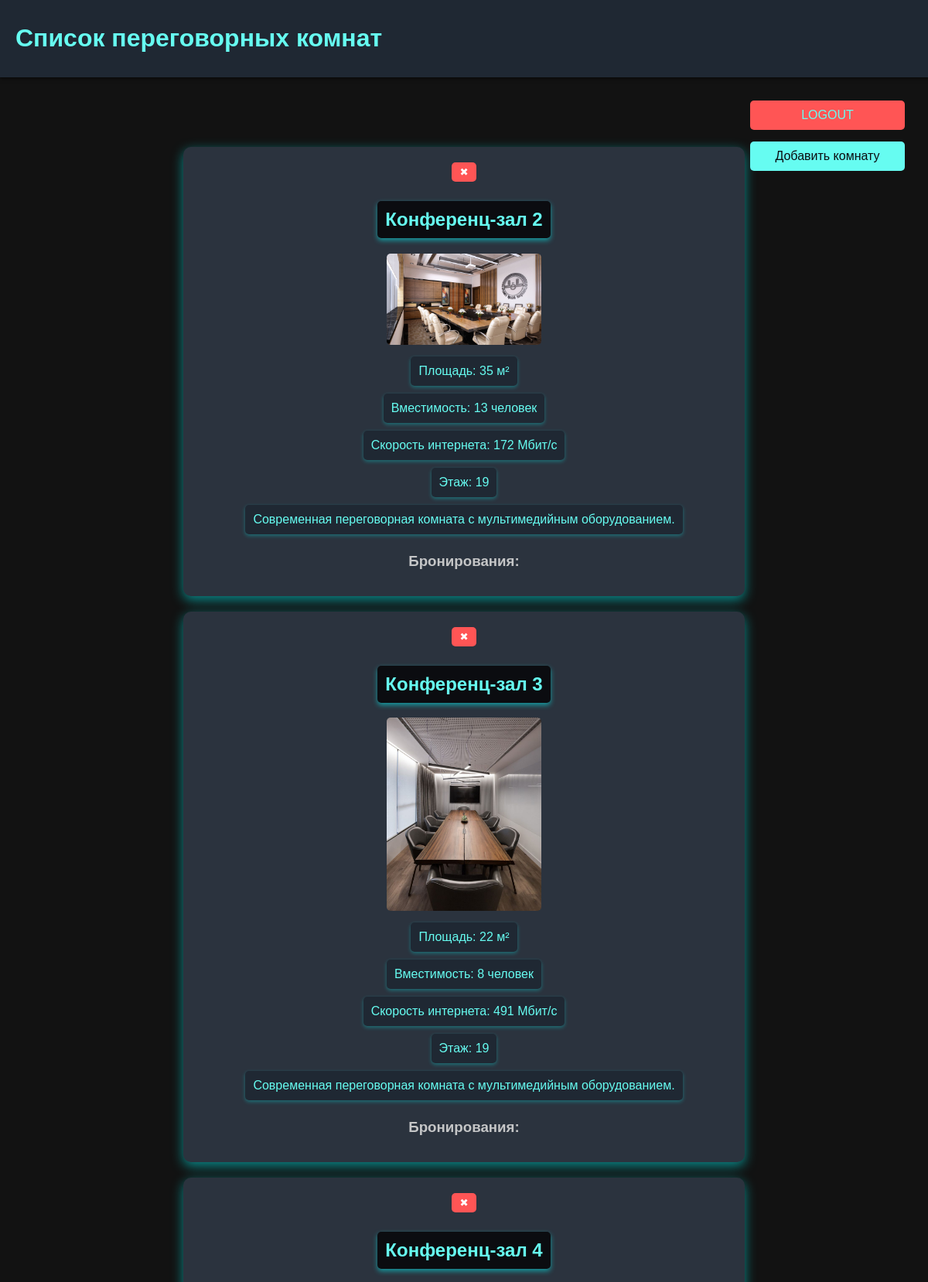
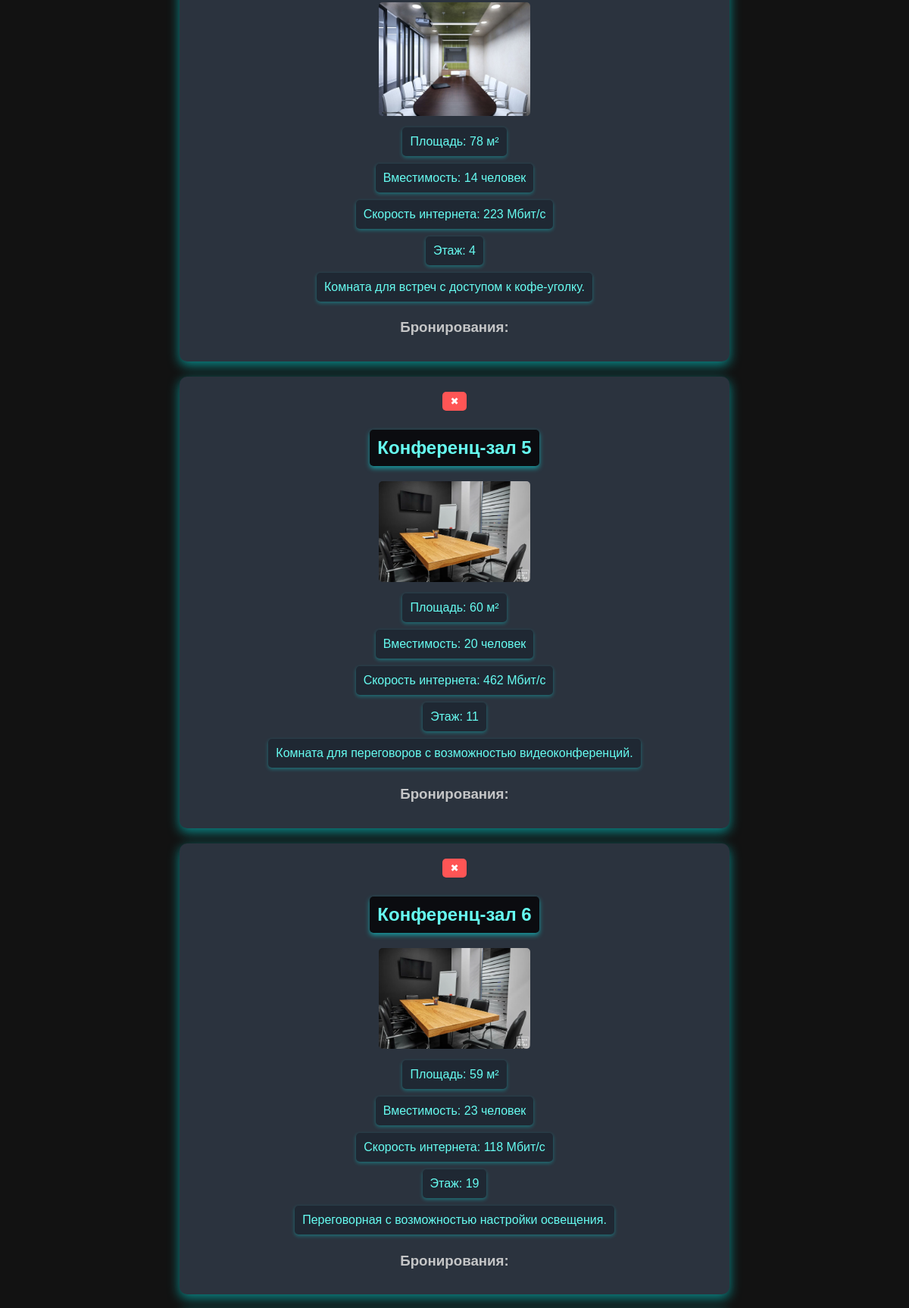
The page /admin (signed in, upper part) on the database its author committed (2 pictures, top to bottom).
### app/models.py (models this page shows, shortened)
class MeetingRoom(db.Model):
    __tablename__ = 'meeting_rooms'
    id = db.Column(db.Integer, primary_key=True)
    name = db.Column(db.String(512), nullable=False)
    area = db.Column(db.Integer, nullable=False)  # Площадь
    internet_speed = db.Column(db.Integer, nullable=False)  # Скорость интернета
    capacity = db.Column(db.Integer, nullable=False)  # Вместимость
    floor = db.Column(db.Integer, nullable=False)  # Этаж
    photo_url = db.Column(db.String(512), nullable=False)  # Фото URL
    description = db.Column(db.String(1024), nullable=True)  # Описание

### app/views.py (the view)
@views_bp.route('/admin')
@login_required
@role_required('admin')  # Restrict access to admin role
def admin():
    rooms = MeetingRoom.query.all()
    bookings = Booking.query.all()
    return render_template('admin.html', rooms=rooms, bookings=bookings)

### app/templates/admin.html (shortened to what this page needs)
<!DOCTYPE html>
<html lang="ru">
<head>
</head>
<body>
    <header>
        <div class="header-content">
            <h1>Список переговорных комнат</h1>
        </div>
    </header>
    <div class="form-container">
        <a href="/logout" class="button logout-button">LOGOUT</a>
        <a href="/add" class="button profile-button">Добавить комнату</a>
    </div>
    <div class="container">
    {% for room in rooms %}
        <div class="real-estate-listing">
            <div class="delete-button-container">
                <button class="delete-button delete-room" data-object-id="{{ room.id }}" onclick="deleteRoom(this)">✖</button>
            </div>
            <h2>{{ room.name }}</h2>
            <img src="{{ url_for('static', filename=room.photo_url) }}" alt="Фото комнаты">
            <p>Площадь: {{ room.area }} м²</p>
            <p>Вместимость: {{ room.capacity }} человек</p>
            <p>Скорость интернета: {{ room.internet_speed }} Мбит/с</p>
            <p>Этаж: {{ room.floor }}</p>
            <p>{{ room.description or 'Описание отсутствует' }}</p>
            <h3>Бронирования:</h3>
        </div>
    {% endfor %}
</div>
</body>
</html>

### app/templates/admin.html (style rules this page uses)
body { background-color: #121212; color: #c5c6c7; font-family: 'Arial', sans-serif; margin: 0; padding: 0; display: flex; height: 100vh; overflow: hidden; }
header { width: 100%; padding: 10px 20px; background-color: #1f2833; color: #66fcf1; display: flex; justify-content: space-between; align-items: center; position: fixed; top: 0; left: 0; right: 0; box-shadow: 0 2px 4px rgba(0, 0, 0, 0.5); z-index: 1000; }
.container { flex-grow: 1; margin-top: 150px; padding-bottom: 40px; overflow-y: auto; width: calc(100% - 240px); margin-left: auto; padding: 20px; position: relative; }
.form-container { width: 200px; margin-bottom: -2%; padding: 20px; border-radius: 5px; position: fixed; right: 10px; top: 100px; bottom: 100px; overflow-y: auto; display: flex; flex-direction: column; z-index: 1001; }
input, select, button, .button { padding: 10px; margin: 5px 0; border: none; border-radius: 5px; background-color: #0b0c10; color: #66fcf1; }
button, .button { cursor: pointer; background-color: #45a29e; transition: background-color 0.3s, transform 0.2s; }
a { color: #66fcf1; text-decoration: none; }
.real-estate-listing { display: flex; flex-direction: column; align-items: center; text-align: center; margin-bottom: 20px; background-color: #2b333e; padding: 15px; border-radius: 10px; box-shadow: 0 5px 15px rgba(0, 255, 255, 0.5); transition: transform 0.3s ease; width: 60%; margin: 20px auto; }
.real-estate-listing img { border-radius: 5px; margin-bottom: 10px; width: 100%; max-width: 200px; height: auto; }
.header-content { display: flex; align-items: center; }
.real-estate-listing p { background-color: #1f2833; color: #66fcf1; padding: 10px; border-radius: 5px; margin: 5px 0; box-shadow: 0 2px 5px rgba(0, 255, 255, 0.3); transition: background-color 0.3s ease; }
.real-estate-listing h2 { background-color: #0b0c10; color: #66fcf1; padding: 10px; border-radius: 5px; box-shadow: 0 3px 6px rgba(0, 255, 255, 0.5); }
.profile-button { background-color: #66fcf1; color: #0b0c10; margin-top: auto; text-align: center; transition: background-color 0.3s, transform 0.2s; width: auto; }
.logout-button { background-color: #ff5555; text-align: center; margin-top: auto; width: auto; }
.delete-button { background-color: #ff5555; color: #fff; border: none; border-radius: 5px; padding: 5px 10px; cursor: pointer; transition: background-color 0.3s, transform 0.2s; }
.profile-button { background-color: #66fcf1; color: #0b0c10; text-align: center; transition: background-color 0.3s, transform 0.2s; width: auto; margin-top: 10px; }
.logout-button { background-color: #ff5555; text-align: center; margin-top: 10px; width: auto; }

### rows shown on the page
MeetingRoom: name "Конференц-зал 2", photo_url (picture), area "35", capacity "13", internet_speed "172", floor "19", description "Современная переговорная комната с мультимедийным оборудованием."
MeetingRoom: name "Конференц-зал 3", photo_url (picture), area "22", capacity "8", internet_speed "491", floor "19", description "Современная переговорная комната с мультимедийным оборудованием."
MeetingRoom: name "Конференц-зал 4", photo_url (picture), area "78", capacity "14", internet_speed "223", floor "4", description "Комната для встреч с доступом к кофе-уголку."
MeetingRoom: name "Конференц-зал 5", photo_url (picture), area "60", capacity "20", internet_speed "462", floor "11", description "Комната для переговоров с возможностью видеоконференций."
MeetingRoom: name "Конференц-зал 6", photo_url (picture), area "59", capacity "23", internet_speed "118", floor "19", description "Переговорная с возможностью настройки освещения."
